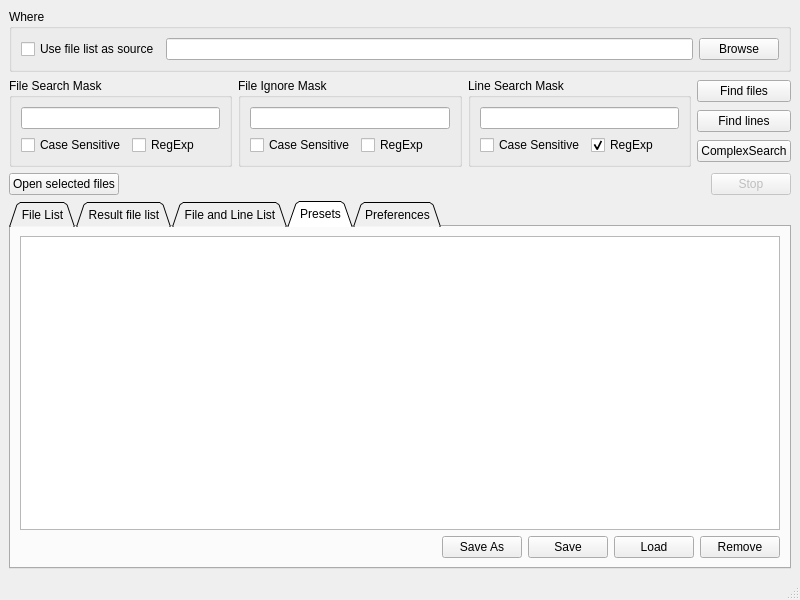
<?xml version="1.0" encoding="UTF-8"?>
<ui version="4.0">
 <class>MainWindow</class>
 <widget class="QMainWindow" name="MainWindow">
  <property name="geometry">
   <rect>
    <x>0</x>
    <y>0</y>
    <width>800</width>
    <height>600</height>
   </rect>
  </property>
  <property name="windowTitle">
   <string>QtRegExpSearch</string>
  </property>
  <widget class="QWidget" name="centralwidget">
   <layout class="QVBoxLayout" name="verticalLayout">
    <item>
     <layout class="QHBoxLayout" name="horizontalLayout">
      <item>
       <widget class="QGroupBox" name="groupBox_3">
        <property name="title">
         <string>Where</string>
        </property>
        <layout class="QVBoxLayout" name="verticalLayout_5">
         <item>
          <layout class="QHBoxLayout" name="horizontalLayout_6">
           <item>
            <widget class="SmartCheckBox" name="checkBoxUseFileListAsSource">
             <property name="text">
              <string>Use file list as source</string>
             </property>
            </widget>
           </item>
           <item>
            <widget class="QLineEdit" name="lineEditRootPath"/>
           </item>
           <item>
            <widget class="QPushButton" name="buttonRootPathBrowse">
             <property name="text">
              <string>Browse</string>
             </property>
            </widget>
           </item>
          </layout>
         </item>
        </layout>
       </widget>
      </item>
     </layout>
    </item>
    <item>
     <layout class="QHBoxLayout" name="horizontalLayout_2">
      <item>
       <widget class="QGroupBox" name="groupBox">
        <property name="title">
         <string>File Search Mask</string>
        </property>
        <layout class="QFormLayout" name="formLayout">
         <item row="0" column="0" colspan="2">
          <widget class="QLineEdit" name="lineEditFileRegExp"/>
         </item>
         <item row="1" column="0">
          <widget class="QCheckBox" name="checkBoxIsFileRegExpCaseSensitive">
           <property name="text">
            <string>Case Sensitive</string>
           </property>
           <property name="checked">
            <bool>false</bool>
           </property>
          </widget>
         </item>
         <item row="1" column="1">
          <widget class="QCheckBox" name="checkBoxIsFileRegExpModeEnabled">
           <property name="text">
            <string>RegExp</string>
           </property>
           <property name="checked">
            <bool>false</bool>
           </property>
          </widget>
         </item>
        </layout>
       </widget>
      </item>
      <item>
       <widget class="QGroupBox" name="groupBoxFileIgnoreMask">
        <property name="title">
         <string>File Ignore Mask</string>
        </property>
        <layout class="QFormLayout" name="formLayout_2">
         <item row="0" column="0" colspan="2">
          <widget class="QLineEdit" name="lineEditFileIgnoreRegExp"/>
         </item>
         <item row="1" column="0">
          <widget class="QCheckBox" name="checkBoxIsFileIgnoreRegExpCaseSensitive">
           <property name="text">
            <string>Case Sensitive</string>
           </property>
           <property name="checked">
            <bool>false</bool>
           </property>
          </widget>
         </item>
         <item row="1" column="1">
          <widget class="QCheckBox" name="checkBoxIsFileIgnoreRegExpModeEnabled">
           <property name="text">
            <string>RegExp</string>
           </property>
           <property name="checked">
            <bool>false</bool>
           </property>
          </widget>
         </item>
        </layout>
       </widget>
      </item>
      <item>
       <widget class="QGroupBox" name="groupBox_4">
        <property name="title">
         <string>Line Search Mask</string>
        </property>
        <layout class="QFormLayout" name="formLayout_3">
         <item row="0" column="0" colspan="2">
          <widget class="QLineEdit" name="lineEditLineRegExp"/>
         </item>
         <item row="1" column="0">
          <widget class="QCheckBox" name="checkBoxIsLineRegExpCaseSensitive">
           <property name="text">
            <string>Case Sensitive</string>
           </property>
           <property name="checked">
            <bool>false</bool>
           </property>
          </widget>
         </item>
         <item row="1" column="1">
          <widget class="QCheckBox" name="checkBoxIsLineRegExpModeEnabled">
           <property name="text">
            <string>RegExp</string>
           </property>
           <property name="checked">
            <bool>true</bool>
           </property>
          </widget>
         </item>
        </layout>
       </widget>
      </item>
      <item>
       <layout class="QVBoxLayout" name="verticalLayout_6">
        <item>
         <widget class="QPushButton" name="buttonFindFiles">
          <property name="text">
           <string>Find files</string>
          </property>
         </widget>
        </item>
        <item>
         <widget class="QPushButton" name="buttonFindLines">
          <property name="text">
           <string>Find lines</string>
          </property>
         </widget>
        </item>
        <item>
         <widget class="QPushButton" name="buttonComplexFind">
          <property name="text">
           <string>ComplexSearch</string>
          </property>
         </widget>
        </item>
       </layout>
      </item>
     </layout>
    </item>
    <item>
     <layout class="QHBoxLayout" name="horizontalLayout_4">
      <item>
       <widget class="QPushButton" name="pushButtonOpenSelectedFiles">
        <property name="text">
         <string>Open selected files</string>
        </property>
       </widget>
      </item>
      <item>
       <spacer name="horizontalSpacer">
        <property name="orientation">
         <enum>Qt::Horizontal</enum>
        </property>
        <property name="sizeHint" stdset="0">
         <size>
          <width>40</width>
          <height>20</height>
         </size>
        </property>
       </spacer>
      </item>
      <item>
       <widget class="QPushButton" name="buttonStop">
        <property name="enabled">
         <bool>false</bool>
        </property>
        <property name="text">
         <string>Stop</string>
        </property>
        <property name="checkable">
         <bool>false</bool>
        </property>
       </widget>
      </item>
     </layout>
    </item>
    <item>
     <widget class="QTabWidget" name="tabWidget">
      <property name="enabled">
       <bool>true</bool>
      </property>
      <property name="tabShape">
       <enum>QTabWidget::Triangular</enum>
      </property>
      <property name="currentIndex">
       <number>3</number>
      </property>
      <widget class="QWidget" name="tabFileList">
       <attribute name="title">
        <string>File List</string>
       </attribute>
       <layout class="QVBoxLayout" name="verticalLayout_2">
        <item>
         <widget class="QTextEdit" name="textEditFileList">
          <property name="lineWrapMode">
           <enum>QTextEdit::WidgetWidth</enum>
          </property>
         </widget>
        </item>
       </layout>
      </widget>
      <widget class="QWidget" name="tabResultFileList">
       <attribute name="title">
        <string>Result file list</string>
       </attribute>
       <layout class="QVBoxLayout" name="verticalLayout_7">
        <item>
         <widget class="QTextEdit" name="textEditResultFileList"/>
        </item>
       </layout>
      </widget>
      <widget class="QWidget" name="tabFileAndLineList">
       <attribute name="title">
        <string>File and Line List</string>
       </attribute>
       <layout class="QVBoxLayout" name="verticalLayout_3">
        <item>
         <widget class="QTextEdit" name="textEditLineList"/>
        </item>
       </layout>
      </widget>
      <widget class="QWidget" name="tabPresets">
       <attribute name="title">
        <string>Presets</string>
       </attribute>
       <layout class="QVBoxLayout" name="verticalLayout_4">
        <item>
         <widget class="QListWidget" name="listWidgetPresets"/>
        </item>
        <item>
         <layout class="QHBoxLayout" name="horizontalLayout_5">
          <item>
           <spacer name="horizontalSpacer_2">
            <property name="orientation">
             <enum>Qt::Horizontal</enum>
            </property>
            <property name="sizeHint" stdset="0">
             <size>
              <width>40</width>
              <height>20</height>
             </size>
            </property>
           </spacer>
          </item>
          <item>
           <widget class="QPushButton" name="buttonPresetSaveAs">
            <property name="text">
             <string>Save As</string>
            </property>
           </widget>
          </item>
          <item>
           <widget class="QPushButton" name="buttonPresetSave">
            <property name="text">
             <string>Save</string>
            </property>
           </widget>
          </item>
          <item>
           <widget class="QPushButton" name="buttonPresetLoad">
            <property name="text">
             <string>Load</string>
            </property>
           </widget>
          </item>
          <item>
           <widget class="QPushButton" name="buttonPresetRemove">
            <property name="text">
             <string>Remove</string>
            </property>
           </widget>
          </item>
         </layout>
        </item>
       </layout>
      </widget>
      <widget class="QWidget" name="tabPreferences">
       <attribute name="title">
        <string>Preferences</string>
       </attribute>
       <layout class="QFormLayout" name="formLayout_4">
        <item row="0" column="0">
         <widget class="QLabel" name="label">
          <property name="text">
           <string>Show ignore masks options</string>
          </property>
         </widget>
        </item>
        <item row="0" column="1">
         <widget class="SmartCheckBox" name="checkBoxIgnoreMaskActive">
          <property name="text">
           <string/>
          </property>
         </widget>
        </item>
        <item row="1" column="0">
         <widget class="QLabel" name="label_2">
          <property name="text">
           <string>External file viewer</string>
          </property>
         </widget>
        </item>
        <item row="1" column="1">
         <layout class="QHBoxLayout" name="horizontalLayout_3">
          <item>
           <widget class="QLineEdit" name="lineEditExternalFileViewer"/>
          </item>
          <item>
           <widget class="QPushButton" name="pushButtonBrowseExternalFileViewer">
            <property name="text">
             <string>Browse</string>
            </property>
           </widget>
          </item>
         </layout>
        </item>
        <item row="2" column="0">
         <widget class="QLabel" name="label_3">
          <property name="text">
           <string>Extra options for external viewer</string>
          </property>
         </widget>
        </item>
        <item row="2" column="1">
         <widget class="QLineEdit" name="lineEditExtraOptionExternalFileViewer"/>
        </item>
        <item row="3" column="0">
         <widget class="QLabel" name="label_4">
          <property name="text">
           <string>Word wrap</string>
          </property>
         </widget>
        </item>
        <item row="3" column="1">
         <widget class="SmartCheckBox" name="checkBoxWordWrapEnabled">
          <property name="text">
           <string/>
          </property>
         </widget>
        </item>
        <item row="4" column="0">
         <widget class="QLabel" name="label_">
          <property name="text">
           <string>Append Lines in Result Window</string>
          </property>
         </widget>
        </item>
        <item row="4" column="1">
         <widget class="SmartCheckBox" name="checkBoxAppendLinesInResultWindow">
          <property name="text">
           <string/>
          </property>
         </widget>
        </item>
       </layout>
      </widget>
     </widget>
    </item>
   </layout>
  </widget>
  <widget class="QMenuBar" name="menubar">
   <property name="geometry">
    <rect>
     <x>0</x>
     <y>0</y>
     <width>800</width>
     <height>21</height>
    </rect>
   </property>
  </widget>
  <widget class="QStatusBar" name="statusBar"/>
 </widget>
 <customwidgets>
  <customwidget>
   <class>SmartCheckBox</class>
   <extends>QCheckBox</extends>
   <header>SmartCheckBox.h</header>
  </customwidget>
 </customwidgets>
 <resources/>
 <connections/>
</ui>
